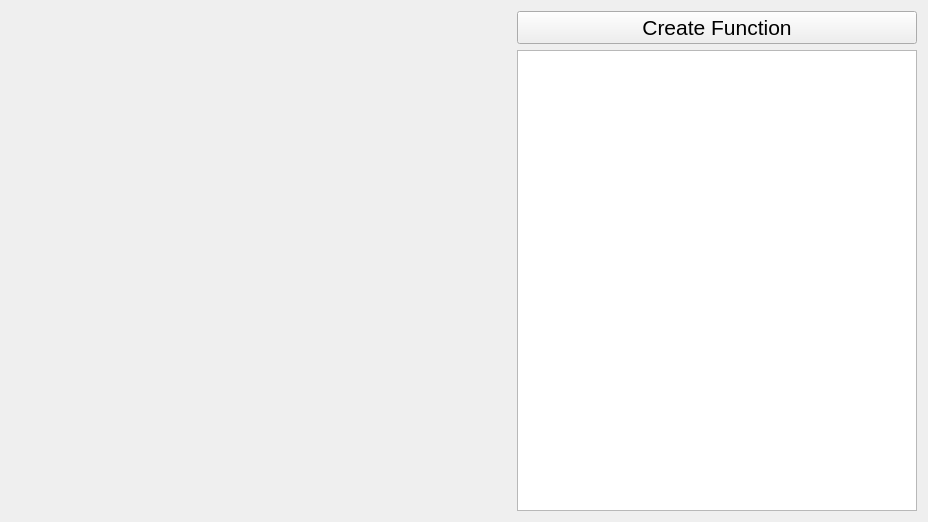
<?xml version="1.0" encoding="UTF-8"?>
<ui version="4.0">
 <class>Project3Class</class>
 <widget class="QWidget" name="Project3Class">
  <property name="geometry">
   <rect>
    <x>0</x>
    <y>0</y>
    <width>928</width>
    <height>520</height>
   </rect>
  </property>
  <property name="windowTitle">
   <string>Project3</string>
  </property>
  <layout class="QHBoxLayout" name="horizontalLayout_2">
   <item>
    <layout class="QHBoxLayout" name="horizontalLayout">
     <item>
      <widget class="paintWidget" name="widget" native="true">
       <property name="sizePolicy">
        <sizepolicy hsizetype="Preferred" vsizetype="Preferred">
         <horstretch>0</horstretch>
         <verstretch>0</verstretch>
        </sizepolicy>
       </property>
       <property name="minimumSize">
        <size>
         <width>500</width>
         <height>500</height>
        </size>
       </property>
       <property name="autoFillBackground">
        <bool>false</bool>
       </property>
      </widget>
     </item>
     <item>
      <layout class="QVBoxLayout" name="verticalLayout">
       <item>
        <widget class="QPushButton" name="addPushButton">
         <property name="sizePolicy">
          <sizepolicy hsizetype="Minimum" vsizetype="Fixed">
           <horstretch>0</horstretch>
           <verstretch>0</verstretch>
          </sizepolicy>
         </property>
         <property name="font">
          <font>
           <family>Microsoft JhengHei UI</family>
           <pointsize>16</pointsize>
          </font>
         </property>
         <property name="text">
          <string>Create Function</string>
         </property>
        </widget>
       </item>
       <item>
        <widget class="QListWidget" name="listWidget">
         <property name="sizePolicy">
          <sizepolicy hsizetype="Minimum" vsizetype="Expanding">
           <horstretch>0</horstretch>
           <verstretch>0</verstretch>
          </sizepolicy>
         </property>
         <property name="minimumSize">
          <size>
           <width>400</width>
           <height>0</height>
          </size>
         </property>
        </widget>
       </item>
      </layout>
     </item>
    </layout>
   </item>
  </layout>
 </widget>
 <layoutdefault spacing="6" margin="11"/>
 <customwidgets>
  <customwidget>
   <class>paintWidget</class>
   <extends>QWidget</extends>
   <header>paintWidget.h</header>
   <container>1</container>
  </customwidget>
 </customwidgets>
 <resources>
  <include location="Project3.qrc"/>
 </resources>
 <connections/>
</ui>
